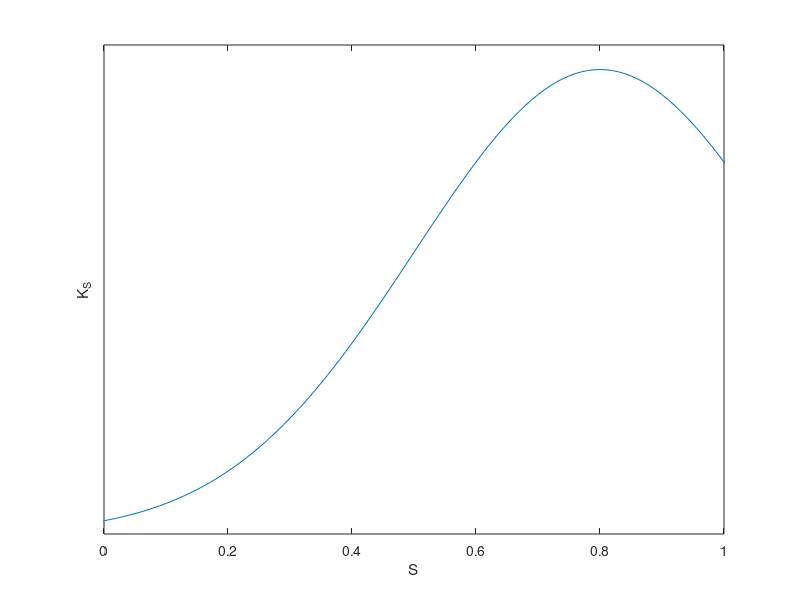
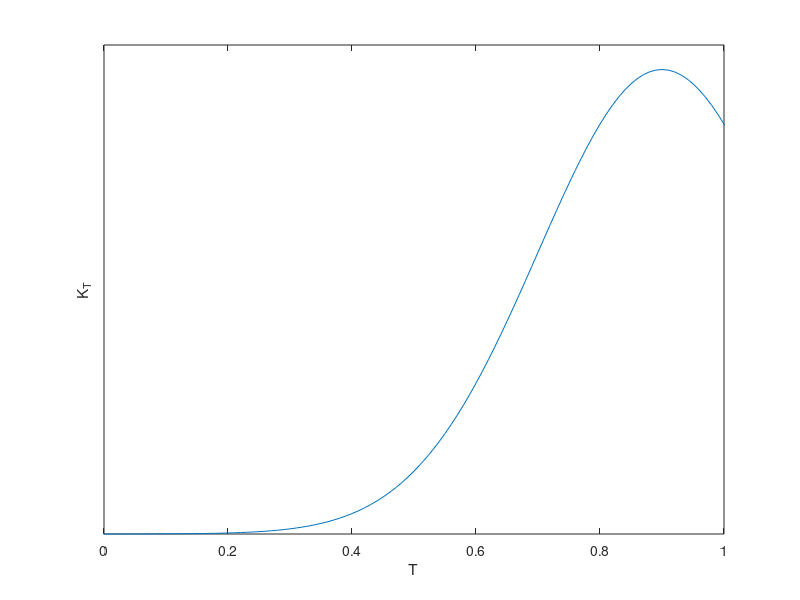

The MATLAB source for these figures, in order:
x1 = [-3:.01:3];
y1 = normpdf(x1,0.8,0.3);

x2 = [-3:.01:3];
y2 = normpdf(x2,0.9,0.2);
y2_r = max(y1)/max(y2)*y2;

figure(1)
plot(x1,y1)
xlim([0 1])
yticks([]);
xlabel('S')
ylabel('K_S')

figure(2)
plot(x2,y2_r)
xlim([0 1])
yticks([])
xlabel('T')
ylabel('K_T')